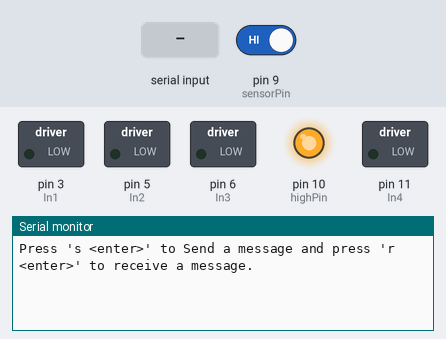
Bench run of a sketch on a simulated Arduino Uno, built with avr-gcc and run on an emulated ATmega328P. Parts: switched loads named in the sketch (green lamp = pin HIGH), output pins drawn as LEDs (lit = HIGH), the last lines printed to the serial monitor. Inputs (shaded band) come from the test bench; at power-on: pin 9 (sensorPin) HIGH. The modem accepts every AT command (registered, SIM ready, sends succeed) and sends nothing else.

Above: at 1.3 s.
1.4 s: pin 9 (sensorPin) driven LOW
At 5.9 s:
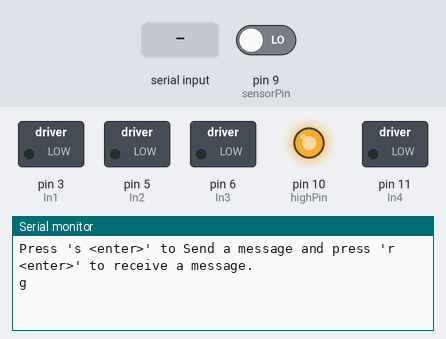
7.6 s: "s" received over Serial
At 12.3 s:
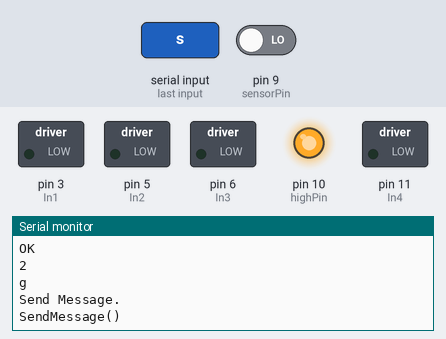
12.6 s: "s" received over the second serial link
15.7 s: "r" received over Serial
At 19.7 s:
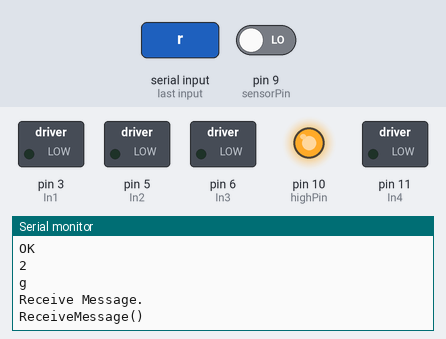
20.7 s: "r" received over the second serial link
23.2 s: "t" received over Serial
At 27.2 s:
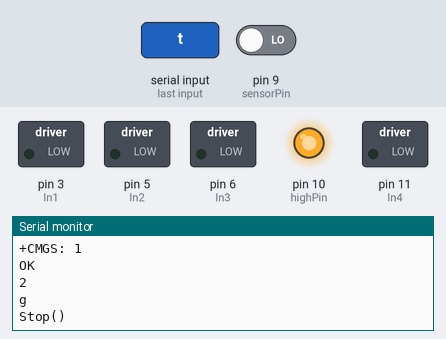

The sketch:

SMS_Test.ino
```cpp
/*
STEM Center USA, Inc.
Pi-Bot: Motor Test Program using Function Calls
*/

#include <SoftwareSerial.h>

const int myRx = 7;  // Shield: Rx=7, Tx=8
const int myTx = 8;  // Board:  Rx=4, Tx=2

char inputBuffer[256];

SoftwareSerial mySerial(myRx, myTx);

const int In1 = 3;
const int In2 = 5;
const int In3 = 6;
const int In4 = 11;

int sensorPin = 9;
int highPin = 10;
int lowPin = 11;
int val;

void setup()
{
  pinMode(sensorPin, INPUT_PULLUP);
  pinMode(highPin, OUTPUT);
  pinMode(lowPin, OUTPUT);

  // initialize the pins an output:
  pinMode(In1, OUTPUT);
  pinMode(In2, OUTPUT);
  pinMode(In3, OUTPUT);
  pinMode(In4, OUTPUT);

  pinMode(myRx, INPUT_PULLUP);
  pinMode(myTx, OUTPUT);

  mySerial.begin(19200);
  Serial.begin(19200);
  delay(100);

  mySerial.println("AT+IPR=19200");

  Serial.println ("Press \'s <enter>\' to Send a message and press \'r <enter>\' to receive a message.");
  digitalWrite(highPin, HIGH);
  digitalWrite(lowPin, LOW);
}
void loop()
{
  delay(5000);
  val = digitalRead(sensorPin);


  int speed1, speed2;
  int delayTime;
  speed1 = 150;
  speed2 = 150;


  if (val == HIGH)
  {
    Serial.println('t');
    //Stop();
  }
  else
  {
   Serial.println('g');
   //Go();
  }

  if (Serial.available() > 0)
  {
     switch(Serial.read())
     {
        case 's':
          Serial.println("Send Message.");
          SendMessage();
          break;
        case 'r':
          Serial.println("Receive Message.");
          ReceiveMessage();
          break;

        case 't':
          Stop();


          break;


        case 'g':
          Go();
          break;
    }

  }


  if (mySerial.available()>0)
  {
      mySerial.readBytes(inputBuffer, 255);
      Serial.println("1");
      Serial.write(inputBuffer);
      Serial.println("2");
  }

  /*
        forward(speed1, speed2);
        delay(2000);
        stopNow();
        delay(1000);
        reverse(speed1, speed2);
        delay(1000);
        stopNow();
        delay(1000);
        */

}


void forward(int speed1, int speed2)
{
analogWrite(In4, 0);
analogWrite(In3, speed1);
analogWrite(In2, 0);
analogWrite(In1, speed2);
}
void reverse (int speed1, int speed2)
{
analogWrite(In4, speed1);
analogWrite(In3, 0);
analogWrite(In2, speed2);
analogWrite(In1, 0);
return;
}
void stopNow()
{
analogWrite(In4, 0);
analogWrite(In3, 0);
analogWrite(In2, 0);
analogWrite(In1, 0);
return;
}

void SendMessage()
{
  Serial.println("SendMessage()");
  mySerial.println("AT+CMGF=1");    //Sets the GSM Module in Text Mode
  delay(1000);  // Delay of 1000 milli seconds or 1 second
  mySerial.println("AT+CMGS=\"xxxxxxxxxx\"\r"); // Replace x with mobile number
  delay(500);
  mySerial.println("ur bad");// The SMS text you want to send
  delay(500);
   mySerial.println((char)26);// ASCII code of CTRL+Z
  delay(100);
}

void Stop()
{
  Serial.println("Stop()");
  mySerial.println("AT+CMGF=1");    //Sets the GSM Module in Text Mode
  delay(1000);  // Delay of 1000 milli seconds or 1 second
  mySerial.println("AT+CMGS=\"xxxxxxxxxx\"\r"); // Replace x with mobile number
  delay(500);
  mySerial.println("Stop");// The SMS text you want to send
  delay(500);
   mySerial.println((char)26);// ASCII code of CTRL+Z
  delay(100);


}
void Go()
{
  Serial.println("Go()");
  mySerial.println("AT+CMGF=1");    //Sets the GSM Module in Text Mode
  delay(1000);  // Delay of 1000 milli seconds or 1 second
  mySerial.println("AT+CMGS=\"xxxxxxxxxx\"\r"); // Replace x with mobile number
  delay(500);
  mySerial.println("Go");// The SMS text you want to send
  delay(500);
   mySerial.println((char)26);// ASCII code of CTRL+Z
  delay(100);


}


void ReceiveMessage()
{
  Serial.println("ReceiveMessage()");
  mySerial.println("AT+CNMI=2,2,0,0,0"); // AT Command to receive a live SMS
  delay(1000);
 }


void GetTime()
{
   mySerial.println("AT+CLTS=");
   delay(1000);
}
```

Measured:
- after the input at 1.4 s, the serial monitor: prints a new line after 3.7 s (image 1)
- after the input at 7.6 s, the serial monitor: prints a new line after 3.5 s (image 2)
- after the input at 15.7 s, the serial monitor: prints a new line after 3.5 s (image 3)
- after the input at 23.2 s, the serial monitor: prints a new line after 3.5 s (image 4)
